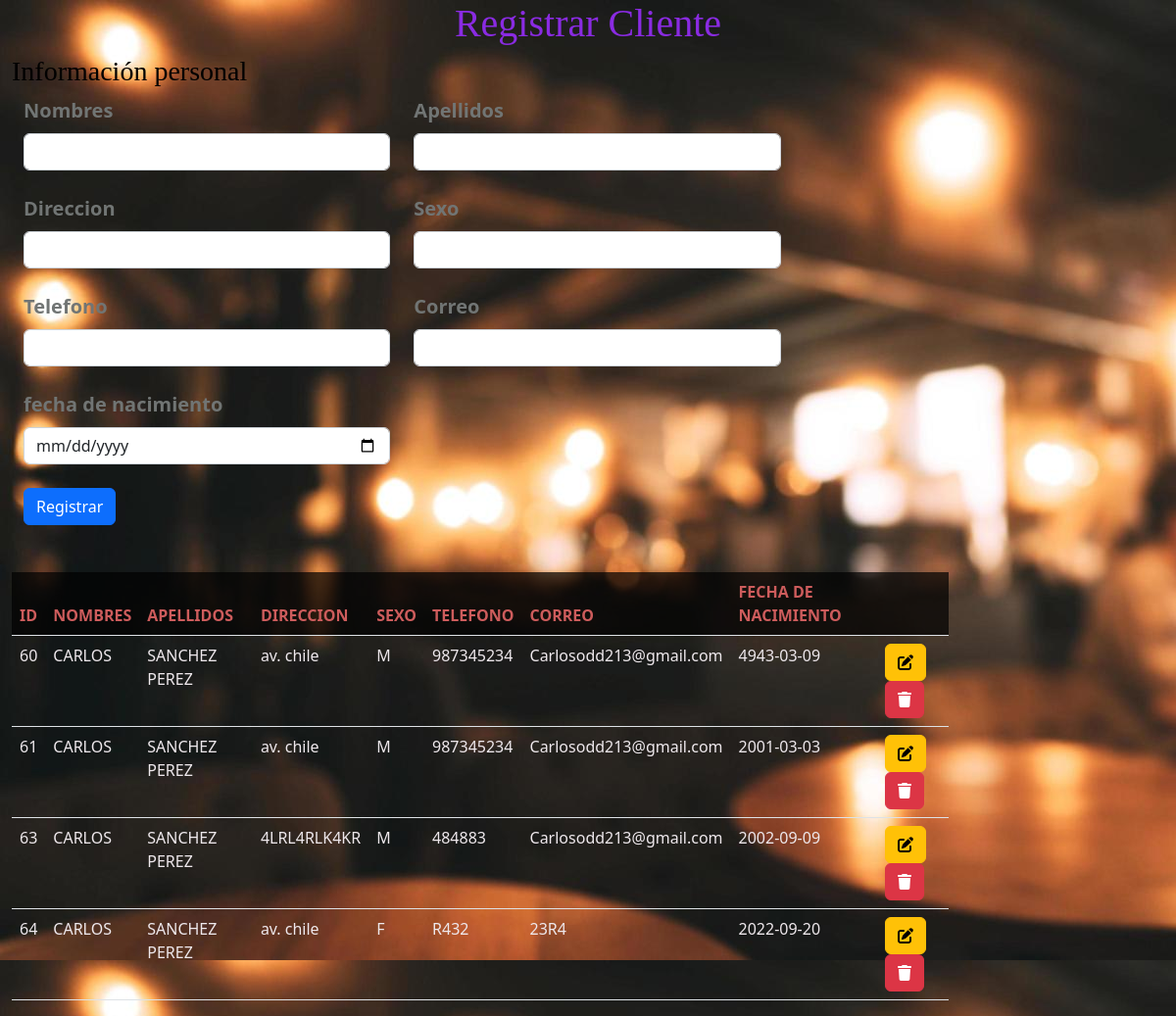
The page /restaurante10/registrar.php on the database its author committed.
### tables this page shows
CREATE TABLE `cliente` (
  `id_cliente` int(11) NOT NULL,
  `nombres` varchar(20) DEFAULT NULL,
  `apellidos` varchar(30) DEFAULT NULL,
  `direccion` varchar(50) DEFAULT NULL,
  `sexo` varchar(20) NOT NULL,
  `telefono` varchar(50) NOT NULL,
  `correo` varchar(50) NOT NULL,
  `FechaNacimiento` date NOT NULL
);

### restaurante10/registrar.php (the view, shortened to what this page needs)
<!DOCTYPE html>
<html lang="es">
<head>
    <link rel="stylesheet" href="css/estilo1.css">
    <link rel="stylesheet" href="css/bootstrap.min.css">
</head>
<aside>
<body>
    <h1 class="tex">Registrar Cliente</h1>
    <div class="container-fluid row">
        <form class="col-10 px-12" action="" method="POST">
            <div class="row">
	        <div class="col-12">
	                <fieldset>
				        <h3 class="tex3">  Información personal</h3>
	                    <div class="container-fluid">
	                        <div class="row">
                <div class="col-20 col-md-5">
	            <div class="form-outline mb-4">
                    <B><label  class="form-label">Nombres</label></B>
                    <input type="text" class="form-control" name="nombres">
                </div>
                </div>
                <div class="col-12 col-md-5">
	            <div class="form-outline mb-4">
                <B><label  class="form-label">Apellidos</label></B>
                <input type="text" class="form-control" name="apellidos">
                </div>
                </div>
                <div class="col-12 col-md-5">
	            <div class="form-outline mb-4">
                <B><label  class="form-label">Direccion</label></B>
                <input type="text" class="form-control" name="direccion">
                </div>
                </div>
                <div class="col-12 col-md-5">
	            <div class="form-outline mb-4">
                <B><label  class="form-label">Sexo</label></B>
                <input type="text" class="form-control" name="sexo">
                </div>
                </div>
                <div class="col-12 col-md-5">
	            <div class="form-outline mb-4">
                <B><label  class="form-label">Telefono</label></B>
                <input type="text" class="form-control" name="telefono">
                </div>
                </div>
                <div class="col-12 col-md-5">
	            <div class="form-outline mb-4">
                <B><label  class="form-label">Correo</label></B>
                <input type="text" class="form-control" name="correo">
                </div>
                </div>
                <div class="col-12 col-md-5">
	            <div class="form-outline mb-4">
                <B><label  class="form-label">fecha de nacimiento</label></B>
                <input type="Date" class="form-control" name="FechaNacimiento">
                </div>
                </div>
                <div class="col-12 col-md-8">
				<button type="submit" class="btn btn-primary" name="registrar">Registrar</button>
				</div>
        </form>
        </div>
        <br>
        <br>
        <div class="col-12">
            <table class="table">
            <thead>
                <tr>
                <th scope="col">id</th>
                <th scope="col">Nombres</th>
                <th scope="col">Apellidos</th>
                <th scope="col">Direccion</th>
                <th scope="col">sexo</th>
                <th scope="col">telefono</th>
                <th scope="col">correo</th>
                <th scope="col">fecha de nacimiento</th>
                <th scope="col"></th>
                </tr>
            </thead>
            <tbody>
                <?php
                    include "modelo/conexion.php";
                    $sql=$conexion->query("select * from cliente");
                    while($datos=$sql->fetch_object()){
                ?>
                    <tr>
                        <td><?= $datos->id_cliente ?></td>
                        <td><?= $datos->nombres ?></td>
                        <td><?= $datos->apellidos ?></td>
                        <td><?= $datos->direccion ?></td>
                        <td><?= $datos->sexo ?></td>
                        <td><?= $datos->telefono ?></td>
                        <td><?= $datos->correo?></td>
                        <td><?= $datos->FechaNacimiento?></td>
                        <td>
                            <a href="actualizarcliente.php?id=<?= $datos->id_cliente ?>" class="btn btn-warning"><i class="fa-solid fa-pen-to-square"></i></a>
                            <a onclick="return eliminar()" href="registrar.php?id=<?= $datos->id_cliente ?>" class="btn btn-danger"><i class="fa-solid fa-trash"></i></a>
                        </td>
                    </tr>
                <?php
                    }
                ?>
            </tbody>
            </table>
        </div>
</body>
</aside>
</html>

### restaurante10/css/estilo1.css (style rules this page uses)
.tex { color: blueviolet; text-align: center; font-family: Snap ITC ; }
.tex3 { color: black; font-family: Georgia, 'Times New Roman', Times, serif; }
body { background-color: rgb(196, 18, 47); }
aside { background-image: url('../imagenes/f3.jpg'); }
th { color:indianred; padding: 20px 15px; background-color: rgba(0,0,0,.5); text-transform: uppercase; padding: 15px; }
thead { background-color: rgba(0,0,0,.7); padding: 1px; }
td { color: rgb(238, 232, 236); }
B { color: rgb(113, 117, 116); font-size: 20px; }

### rows shown on the page
cliente: id_cliente "60", nombres "CARLOS", apellidos "SANCHEZ PEREZ", direccion "av. chile", sexo "M", telefono "987345234", correo "Carlosodd213@gmail.com", FechaNacimiento "4943-03-09"
cliente: id_cliente "61", nombres "CARLOS", apellidos "SANCHEZ PEREZ", direccion "av. chile", sexo "M", telefono "987345234", correo "Carlosodd213@gmail.com", FechaNacimiento "2001-03-03"
cliente: id_cliente "63", nombres "CARLOS", apellidos "SANCHEZ PEREZ", direccion "4LRL4RLK4KR", sexo "M", telefono "484883", correo "Carlosodd213@gmail.com", FechaNacimiento "2002-09-09"
cliente: id_cliente "64", nombres "CARLOS", apellidos "SANCHEZ PEREZ", direccion "av. chile", sexo "F", telefono "R432", correo "23R4", FechaNacimiento "2022-09-20"
